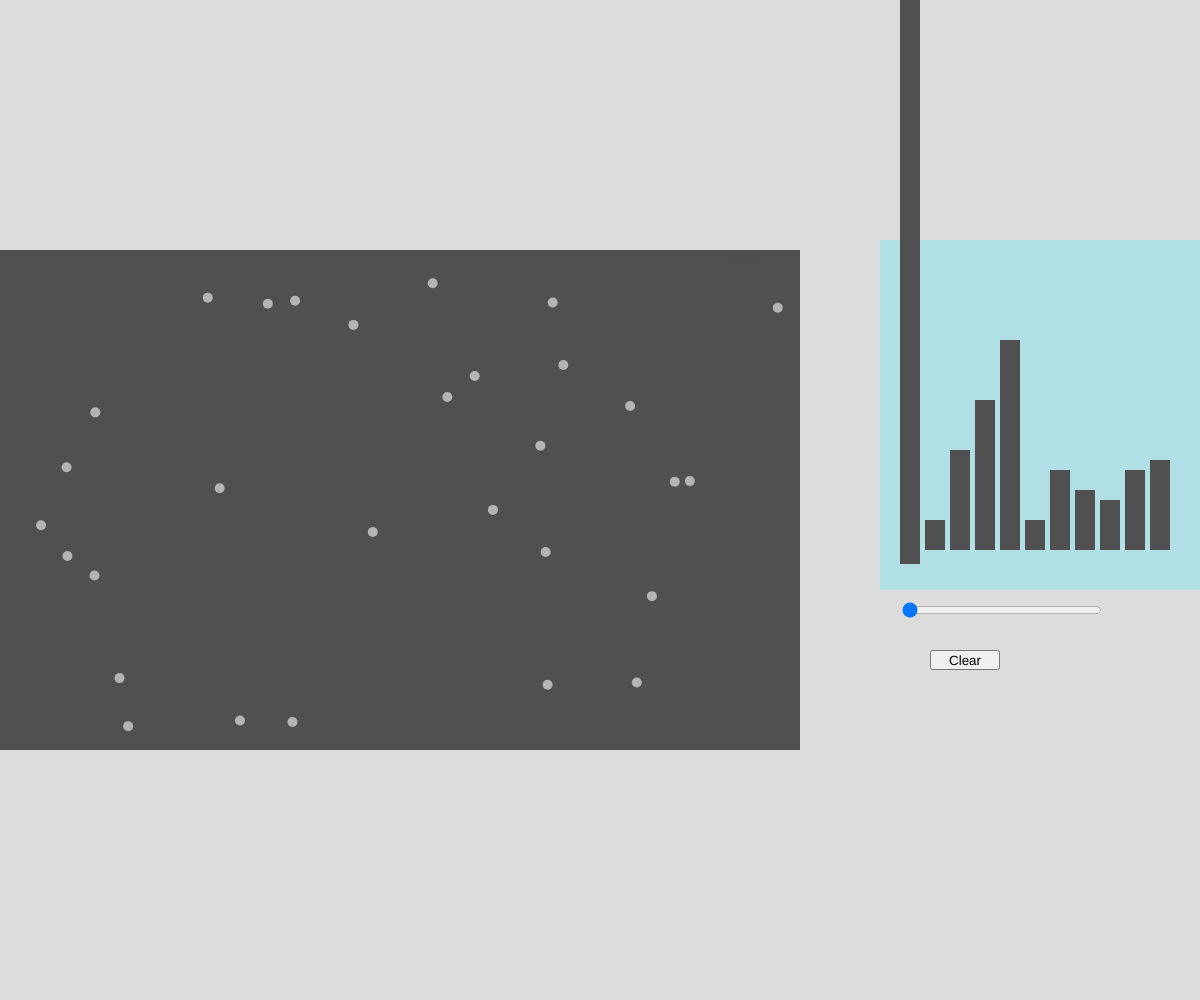
Frame 1 (no input)
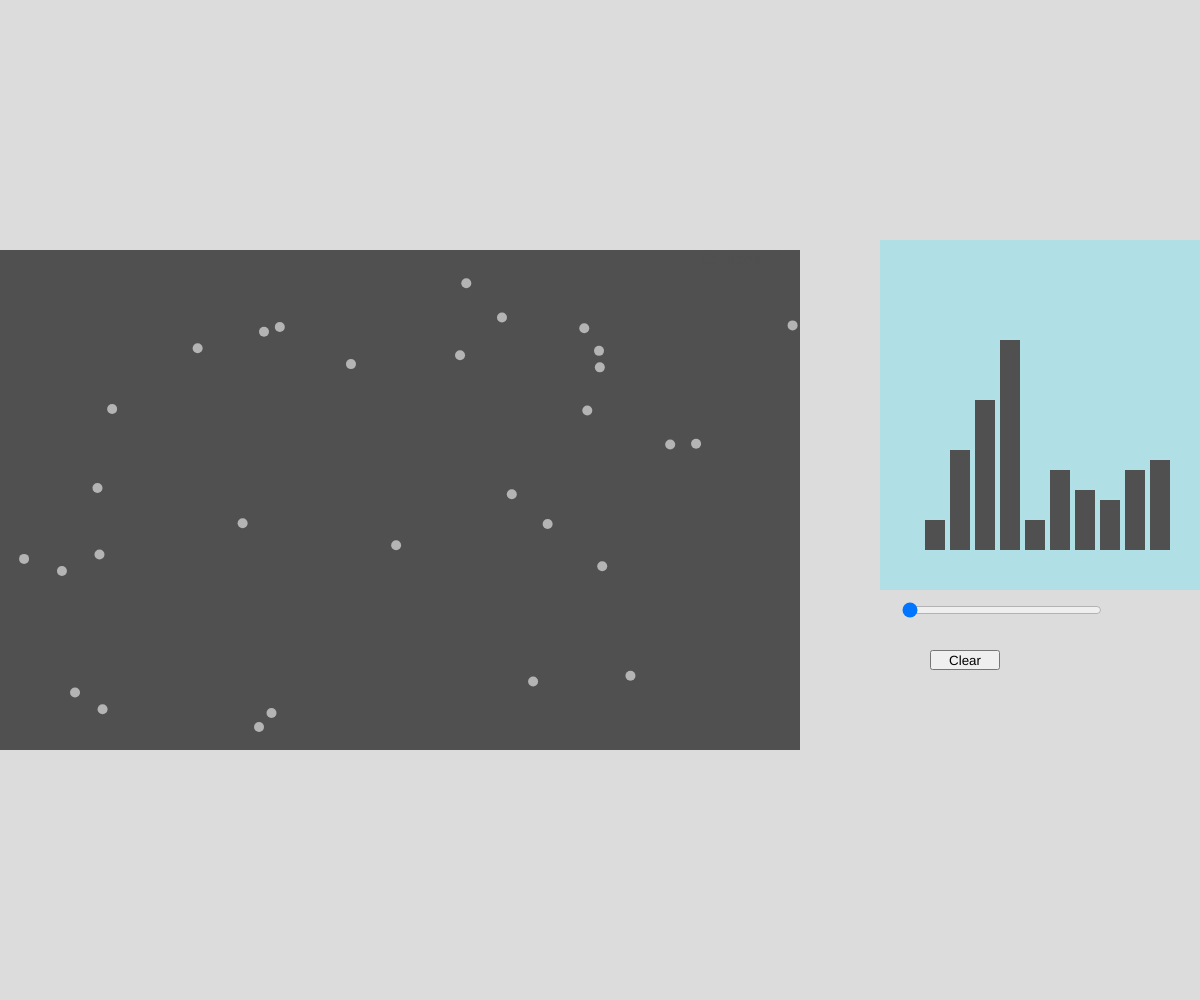
Frame 60 (no input)
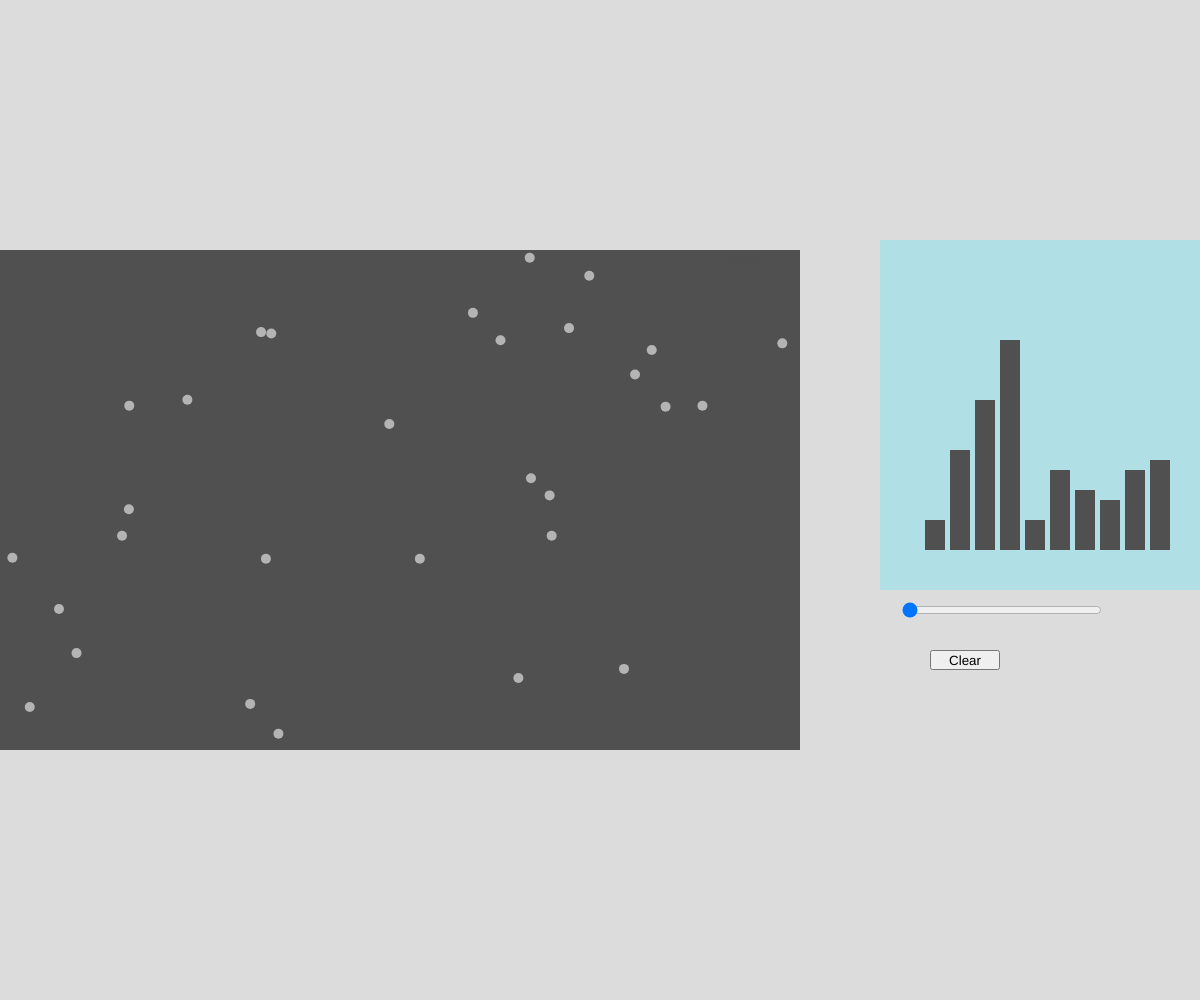
Frame 120 (the mouse pressed at the canvas centre since frame 60)

The p5.js sketch that drew these frames (run headless with seeded random() and noise() and a simulated clock; from frame 60 on, the mouse is pressed at the canvas centre):

// p5.js sketch
// ── sketch.js

let canvas;
let button;

let table;
let balls = [];
let histo;

let sliderm;

let dt = 1/30;

let fontsize = 14;

let collisions = 0;

values= [50, 30, 100, 150, 210, 30, 80, 60,50,80,90]

function setup() {
  canvas = createCanvas(windowWidth, windowHeight);
  frameRate(30);

  table = new Table(-400, -250, 800, 500);
  histo= new Histo(480, -260, 350, 350,values); 

  button = createButton('Clear');
  button.position(windowWidth - 270, windowHeight / 2 + 150);
  button.mousePressed();
  button.size(70, 20)

  // creacion de un slider
  sliderm = createSlider(30, 200, 30, 1);
  sliderm.position(windowWidth - 300, windowHeight / 2 + 100);
  sliderm.style('width', '200px');
  
  const N = sliderm.value();

  for(let i = 0; i<N; i++) {
    balls.push(new Ball(10, createVector(random(-380,380),random(-230,230)), createVector(random(-30,30), random(-30,30))));

    for(let j = 0; j < i; j++) {
      let d = dist(balls[i].pos.x, balls[i].pos.y, balls[j].pos.x, balls[j].pos.y);
      if (d <= balls[i].r) {
        balls[i].pos.x += 2*balls[i].r;
      }
    }
  }

  textSize(fontsize);
	textAlign(LEFT, CENTER);

}

function draw() {
  translate(windowWidth / 3, windowHeight / 2);
  background(220);



  table.show();

  for (let i = 0; i < balls.length; i++) {
    for (let j = i; j < balls.length; j++) {
      if (i !== j) {
        balls[i].collision(balls[j]);
      }
    }
    table.collision(balls[i]);

    balls[i].update();
    balls[i].show();

  
    
  }

 
  histo.show();

  //fill(80);

 
  

  
  text("Collisions = " + nfc(collisions, 0), 300, -240);


}


// creation of billar table
let Table = function (_x, _y, _w, _h) {
  this.x = _x;
	this.y = _y;
	this.w = _w;
	this.h = _h;

  this.show = function () {
    noStroke();
    fill(80);
    rect(this.x, this.y, this.w, this.h);
  }

  this.collision = function (child) {
    if ((child.pos.x < this.x +child.r/2) || (child.pos.x > this.x + this.w -child.r/2) ) {
      child.pos.x -= child.vel.x * dt;
      child.vel.x *= -1;
      // collisions += 1;
    }
    if ((child.pos.y < this.y +child.r/2) || (child.pos.y > this.y + this.h -child.r/2) ) {
      child.pos.y -= child.vel.y * dt;
      child.vel.y *= -1;
      // collisions += 1;
    }
  }
};


let Histo = function (_x, _y, _w, _h,_val) {
  this.x = _x;
	this.y = _y;
	this.w = _w;
  this.h = _h;
  this.val = _val;
  

  this.show = function () {
    noStroke();
    fill(176,224,230);
    rect(this.x, this.y, this.w, this.h);

    fill(80);

  for (var k = 0; k < 500; k++) {

  values[0]+=values[0]+0.000001

  for (var j = 0; j < values.length; j++) {
    rect(j * 25 + 500, 50 - values[j], 20, values[j]);
  }

}
    
    
  }
};


// creation of billar ball
let Ball = function (_r, _pos, _vel) {
  this.r = _r;
  this.pos = _pos;
  this.vel = _vel;
  this.mass = 1;
  this.moment = this.mass * this.vel;
  this.energy = 0.5*this.mass*this.vel.magSq();

  this.show = function() {
    noStroke();
    fill(180);
    ellipse(this.pos.x, this.pos.y, this.r, this.r);
  }

  this.update = function () {
    //

    // update the position
    this.pos.x += this.vel.x * dt;
    this.pos.y += this.vel.y * dt;

    this.energy = 0.5*this.mass*this.vel.magSq();

  }

  this.collision = function (child) {
    let d = dist(this.pos.x, this.pos.y, child.pos.x, child.pos.y);
    let dv = this.pos.copy().sub(child.pos); 

    let en = (this.energy + child.energy) / 2;

    if (d < (this.r/2 + child.r/2 + (0.1 * child.r/2))) {
      let newMag = sqrt((2*en)/this.mass);
      
      
      this.vel.reflect(dv);
      this.vel.setMag(newMag);
      this.pos.x += 1*this.vel.x * dt;
      this.pos.y += 1*this.vel.y * dt;

      
       child.vel.reflect(dv);
       child.vel.setMag(newMag);
       child.pos.x += 1*child.vel.x * dt;
      child.pos.y += 1*child.vel.y * dt;

       collisions += 0.5;
    }
  }
}
